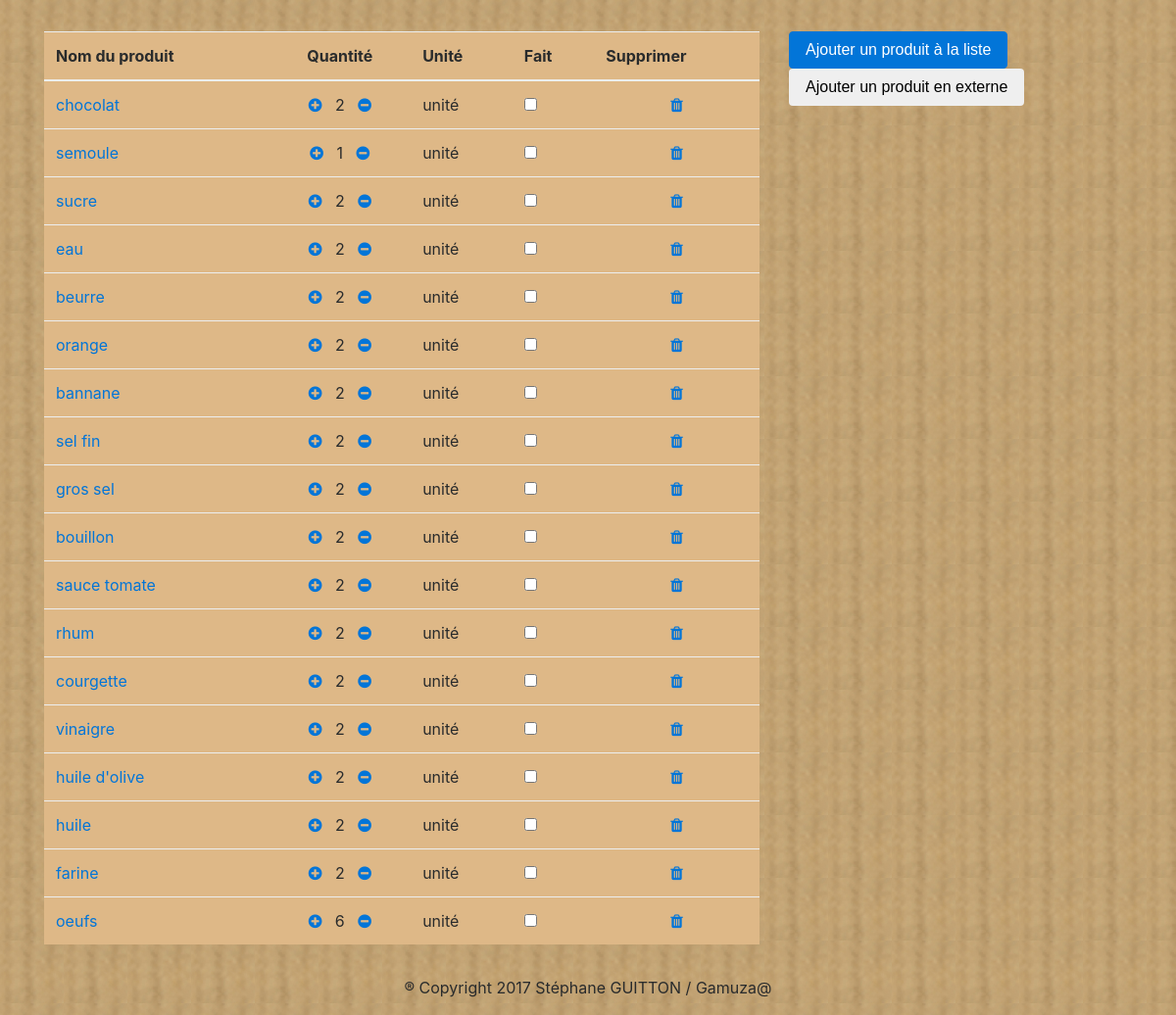
Screenshot of /faire_liste.php with the database file from the repository.
### tables this page shows
CREATE TABLE `produit` (
  `id` int(11) NOT NULL,
  `nom` varchar(50) NOT NULL,
  `quantite` float NOT NULL,
  `unite` enum('unité','gramme','kilogramme','centilitre','litre') NOT NULL,
  `coche` tinyint(1) NOT NULL
);

### faire_liste.php (the view, shortened to what this page needs)
<!DOCTYPE html>
<html lang="fr">
<head>
	<link href="css/font-awesome.css" rel="stylesheet" type="text/css" />
	<link href="css/tether.css" rel="stylesheet" type="text/css" />
	<link href="css/jquery-ui.css" rel="stylesheet" type="text/css" />
	<link href="css/bootstrap.css" rel="stylesheet" type="text/css" />
	<link href="css/layout.css" rel="stylesheet" type="text/css" />
</head>
<?php
require_once('./connexion.php');
?>
<body>
	<main class="container">
		<div class="row" style="margin-top: 2rem;">
			<div class="col-8" >
<?php
$requete = "SELECT * FROM produit";
if ($req_fruits = $bdd->query($requete)) {
	$les_produits = $req_fruits->fetchAll();
		echo '<table class="table">';
 			echo '<thead>';
    				echo '<tr>';
      					echo '<th>Nom du produit</th>';
      					echo '<th class="text-center">Quantité</th>';
					echo '<th>Unité</th>';
					echo '<th>Fait</th>';
					echo '<th>Supprimer</th>';
    				echo '</tr>';
  			echo '</thead>';
  			echo '<tbody>';
				foreach  ($les_produits as $row) {
				$checked = ($row['coche']) ? 'checked' : "";
				echo '<tr class="'.$checked.'">';
      					echo "<td><a href=modif.php?modif=".$row['id_produit'].">".$row['nom']."</a></td>";
      					echo '<td class="text-center"><a href=index.php?ajout='.$row["id_produit"].'&par=plus><i class="fa fa-plus-circle" aria-hidden="true"></i></a>&nbsp&nbsp&nbsp'.$row['quantite'].'&nbsp&nbsp&nbsp<a href=index.php?ajout='.$row["id_produit"].'&par=moins><i class="fa fa-minus-circle" aria-hidden="true"></i></a></td>';
					echo '<td>'.$row['unite'].'</td>';
					echo '<td><a href=index.php?&coche='.$row['id_produit'].'><input type="checkbox" '.$checked.'></a></td>';
					echo '<td class="text-center"><a href=index.php?&efface='.$row['id_produit']. '><i class="fa fa-trash" aria-hidden="true"></i></a></td>';
					echo '</tr>';
				}
  			echo '</tbody>';
			echo '</table>';
	}
?>
			</div>
			<div class="col-3 align-items-center">
				<button type="button" class="btn btn-primary" data-toggle="modal" data-target="#myModal">
  					Ajouter un produit à la liste
				</button>
				<a href="./ajout.php"><button type="button" class="btn btn-light" >
					Ajouter un produit en externe
				</button></a>
			</div>
		</div>
	</main>
	<footer class="footer" id="fin">
	</footer>
</body>
</html>

### css/layout.css (style rules this page uses)
html { font-size: 16px; font-family: 'lilly'; }
body { background-image: url("../images/fond.png"); background-repeat: repeat; font-family: 'lilly' font-size: 1rem; }
div { font-size: 1rem; }
.table { background-color: burlywood; }

### rows the page displays
produit: nom "chocolat", quantite "2", unite "unité"
produit: nom "semoule", quantite "1", unite "unité"
produit: nom "sucre", quantite "2", unite "unité"
produit: nom "eau", quantite "2", unite "unité"
produit: nom "beurre", quantite "2", unite "unité"
produit: nom "orange", quantite "2", unite "unité"
produit: nom "bannane", quantite "2", unite "unité"
produit: nom "sel fin", quantite "2", unite "unité"
produit: nom "gros sel", quantite "2", unite "unité"
produit: nom "bouillon", quantite "2", unite "unité"
produit: nom "sauce tomate", quantite "2", unite "unité"
produit: nom "rhum", quantite "2", unite "unité"
produit: nom "courgette", quantite "2", unite "unité"
produit: nom "vinaigre", quantite "2", unite "unité"
produit: nom "huile d'olive", quantite "2", unite "unité"
produit: nom "huile", quantite "2", unite "unité"
produit: nom "farine", quantite "2", unite "unité"
produit: nom "oeufs", quantite "6", unite "unité"
